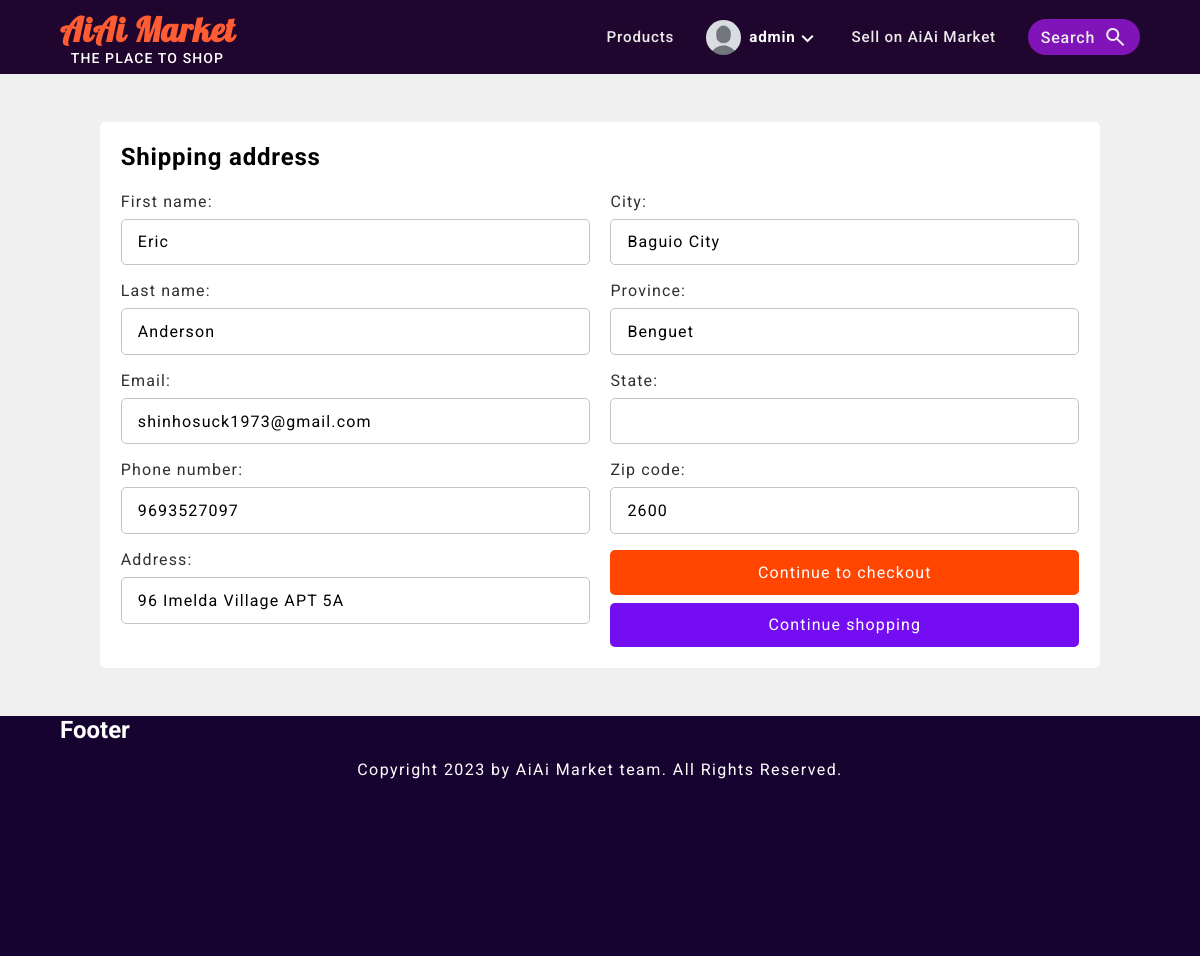
/shipping/address/ (signed in), run on the app's committed database.
### users/models.py (models this page shows, shortened)
class UserProfile(models.Model):
    user = models.OneToOneField(User, on_delete=models.CASCADE, null=True, blank=True)
    profile_image = models.ImageField(upload_to='profile_images', default='profile_images/default_iamge.webp')
    user_name = models.CharField(max_length=50)
    first_name = models.CharField(max_length=50)
    last_name = models.CharField(max_length=100)
    email = models.EmailField(max_length=100)

### products/models.py (models this page shows, shortened)
class ShippingAddress(models.Model):
    id = models.UUIDField(
        primary_key=True,
        default=uuid.uuid4,
        editable=False
    )
    customer = models.ForeignKey(User, on_delete=models.CASCADE, null=True, blank=True)
    first_name = models.CharField(max_length=100)
    last_name = models.CharField(max_length= 100)
    email = models.EmailField(max_length=100)
    phone_number = models.IntegerField()
    address = models.CharField(max_length=1000)
    city = models.CharField(max_length=100)
    province = models.CharField(max_length=100, null=True, blank=True)
    state = models.CharField(max_length=100, null=True, blank=True)
    zip_code = models.IntegerField()
    class Meta:
        verbose_name_plural = 'Addresses'

### products/views.py (the view, shortened to what this page needs)
# urls.py: path('shipping/address/', customer_address_view, name='shipping-address'),
@login_required
def customer_address_view(request):
    instance = ShippingAddress.objects.filter(customer=request.user).first()
    form = ShippingAddressForm(instance=instance)
    context = {'form': form}
    return render(request, 'products/address.html', context)

### products/forms.py
class ShippingAddressForm(forms.ModelForm):
    class Meta:
        model = ShippingAddress
        fields = [
            'first_name',
            'last_name',
            'email',
            'phone_number',
            'address',
            'city',
            'province',
            'state',
            'zip_code'
        ]

### templates/products/address.html (shortened to what this page needs)
{% extends 'index.html' %}
{% block content %}
<div class="shipping-address-form-wrapper">
    <form class="shipping-address-form" action="" method="POST">
        <h2 class="shipping-address-form-header">Shipping address</h2>
        <div class="address-inputs">
            <div class="address-first-name">
                {{ form.first_name.label_tag }}
                {{ form.first_name }}
            </div>
            <div class="address-last-name">
                {{ form.last_name.label_tag }}
                {{ form.last_name }}
            </div>
            <div class="address-email">
                {{ form.email.label_tag }}
                {{ form.email }}
            </div>
            <div class="address-phone-number">
                {{ form.phone_number.label_tag }}
                {{ form.phone_number }}
            </div>
            <div class="address-address-input">
                {{ form.address.label_tag }}
                {{ form.address }}
            </div>
        </div>
        <div class="address-inputs">
            <div class="address-city">
                {{ form.city.label_tag }}
                {{ form.city }}
            </div>
            <div class="address-province">
                {{ form.province.label_tag }}
                {{ form.province }}
            </div>
            <div class="address-state">
                {{ form.state.label_tag }}
                {{ form.state }}
            </div>
            <div class="address-zip_code">
                {{ form.zip_code.label_tag }}
                {{ form.zip_code }}
            </div>
            <div class="address-btns">
                <button type="submit">Continue to checkout</button>
                <a href="{% url 'products:product-list' %}">Continue shopping</a>
            </div>
        </div>
    </form>
</div>
{% endblock content %}

### templates/navbar.html (shortened to what this page needs)
<div class="nav-bar-wrapper">
    <a class="brand-name" href="{% url 'products:product-home' %}">
        <h1>AiAi Market</h1>
        <p>THE PLACE TO SHOP</p>
    </a>
    {% with request.resolver_match.url_name as url_name %}
        <nav class="nav-links">
            <a class="nav-link {% if url_name == 'product-list' %}active-nav-link{% endif %}" href="{% url 'products:product-list' %}">Products</a>
            {% if not request.user.is_authenticated %}
                <a class="nav-link {% if url_name == 'user-login' %}active-nav-link{% endif %}" href="{% url 'users:user-login' %}">Login</a>
                <a class="nav-link {% if url_name == 'user-register' %}active-nav-link{% endif %}" href="{% url 'users:user-register' %}">Register</a>
            {% else %}
                <div class="logged-in-user-nav-link-container">
                    <div class="toggle-user-navbar">
                        <img class="logged-in-navbar-user-profile-img" src="{{request.user.userprofile.profile_image.url}}" alt="">
                        <h4 class="logged-in-navbar-username">{{ request.user.username }}</h4>
                        <span class="material-symbols-outlined logged-in-navbar-arrow-down">
                        </span>
                    </div>
                </div>
            {% endif %}
            <a href="{% url 'sellers:sellers-seller' %}" class="nav-link">Sell on AiAi Market</a>
            <button type="button" class="nav-link nav-link-search-button">
                Search
                <span class="material-symbols-outlined search-icon">search</span>
            </button>
        </nav>
    {% endwith %}
</div>

### static/css/products.css (style rules this page uses)
:root { --purple-10: hsl(280, 80%, 10%); --purple-15: hsl(280, 80%, 15%); --purple-20: hsl(280, 80%, 20%); --purple-25: hsl(280, 80%, 25%); --purple-30: hsl(280, 80%, 30%); --purple-35: hsl(280, 80%, 35%); --purple-40: hsl(280, 80%, 40%); --purple-45: hsl(280, 80%, 45%); --purple-50: hsl(280, 80%, 50%); --purple-55: hsl(280, 80%, 55%); --purple-60: hsl(280, 80%, 60%); --purple-65: hsl(280, 100%, 65%); --purple-70: hsl(280, 100%, 70%); --purple-75: hsl(280, 100%, 75%); --purple-80: hsl(280, 100%, 80%); --purple-85: hsl(280, 100%, 85%); --purple-90: hsl(280, 100%, 90%); --purple-93: hsl(280, 100%, 93%); --purple-95: hsl(280, 100%, 95%); --purple-97: hsl(280, 100%, 97%); --blue-40: hsl(251, 100%, 40%); --blue-45: hsl(251, 100%, 45%); --blue-50: hsl(251, 100%, 50%); --blue-55: hsl(251, 100%, 55%); --blue-60: hsl(251, 100%, 60%); --orange-40: hsl(12, 100%, 40%); --orange-45: hsl(12, 100%, 45%); --orange-50: hsl(12, 100%, 50%); --orange-55: hsl(12, 100%, 55%); --orange-60: hsl(12, 100%, 60%); --orange-65: hsl(12, 100%, 65%); --orange-70: hsl(12, 100%, 70%); --orange-75: hsl(12, 100%, 75%); --orange-80: hsl(12, 100%, 80%); --orange-yellow-54: hsl(34, 100%, 54%); --red-52: hsl(0, 100%, 52%); --red-55: hsl(0, 100%, 55%); --red-60: hsl(349, 100%, 62%); --black-5: hsl(0, 0%, 5%); --black-10: hsl(0, 0%, 10%); --black-15: hsl(0, 0%, 15%); --black-20: hsl(0, 0%, 20%); --black-25: hsl(0, 0%, 25%); --black-30: hsl(0, 0%, 30%); --black-40: hsl(0, 0%, 40%); --black-50: hsl(0, 0%, 50%); --black-60: hsl(0, 0%, 60%); --black-70: hsl(0, 0%, 70%); --black-80: hsl(0, 0%, 80%); --black-85: hsl(0, 0%, 85%); --black-90: hsl(0, 0%, 90%); --black-95: hsl(0, 0%, 95%); }
html, body { scroll-behavior: smooth; }
a { display: inline-block; text-decoration: none; }
.nav-bar-wrapper { display: none; }
@media screen and (min-width: 1000px) { .nav-bar-wrapper { width: 90%; margin: 0 auto; display: flex; justify-content: space-between; align-items: center; flex-wrap: wrap; padding: 0.5rem 0; row-gap: 0.5rem; column-gap: 1rem; } }
@media screen and (min-width: 1000px) { .nav-links { display: flex; flex-wrap: wrap; align-items: center; row-gap: 0.5rem; column-gap: 2rem; } }
@media screen and (min-width: 1000px) { .brand-name { display: flex; flex-direction: column; align-items: center; } }
@media screen and (min-width: 1000px) { .brand-name > h1 { font-size: 2.1rem; letter-spacing: 0.05rem; font-weight: 700; color: var(--orange-60); font-family: 'Lobster', 'Roboto', sans-serif; } }
@media screen and (min-width: 1000px) { .brand-name > p { color: white; letter-spacing: 0.07rem; font-weight: 500; font-size: 14px; } }
@media screen and (min-width: 1000px) { .logged-in-user-nav-link-container { position: relative; } }
@media screen and (min-width: 1000px) { .toggle-user-navbar { color: white; letter-spacing: 0.05rem; cursor: pointer; display: flex; align-items: center; -webkit-tap-highlight-color: transparent !important; } }
@media screen and (min-width: 1000px) { .toggle-user-navbar > span { margin-top: 0.2rem; } }
@media screen and (min-width: 1000px) { .toggle-user-navbar > img { width: 35px; display: block; aspect-ratio: 1/1; border-radius: 50%; margin-right: 0.5rem } }
@media screen and (min-width: 1000px) { .toggle-user-navbar > h4 { letter-spacing: 0.05rem; font-size: 0.95rem; } }
@media screen and (min-width: 1000px) { .nav-link { color: rgb(236, 236, 236); letter-spacing: 0.05rem; font-size: 0.95rem; font-weight: 500; } }
@media screen and (min-width: 1000px) { .nav-link-search-button { background: var(--purple-40); padding: 0.4rem 0.8rem; border-radius: 20px; font-size: 1rem; display: flex; align-items: center; gap: 0.5rem; border: none; cursor: pointer; -webkit-tap-highlight-color: transparent !important; } }
input::placeholder, textarea::placeholder { font-size: 1rem; }

### data on the page
ShippingAddress: first_name "Eric", last_name "Anderson", email "shinhosuck1973@gmail.com", phone_number "9693527097", address "96 Imelda Village APT 5A", city "Baguio City", province "Benguet", zip_code "2600"

### other printed values
{{ request.user.username }} "admin"
